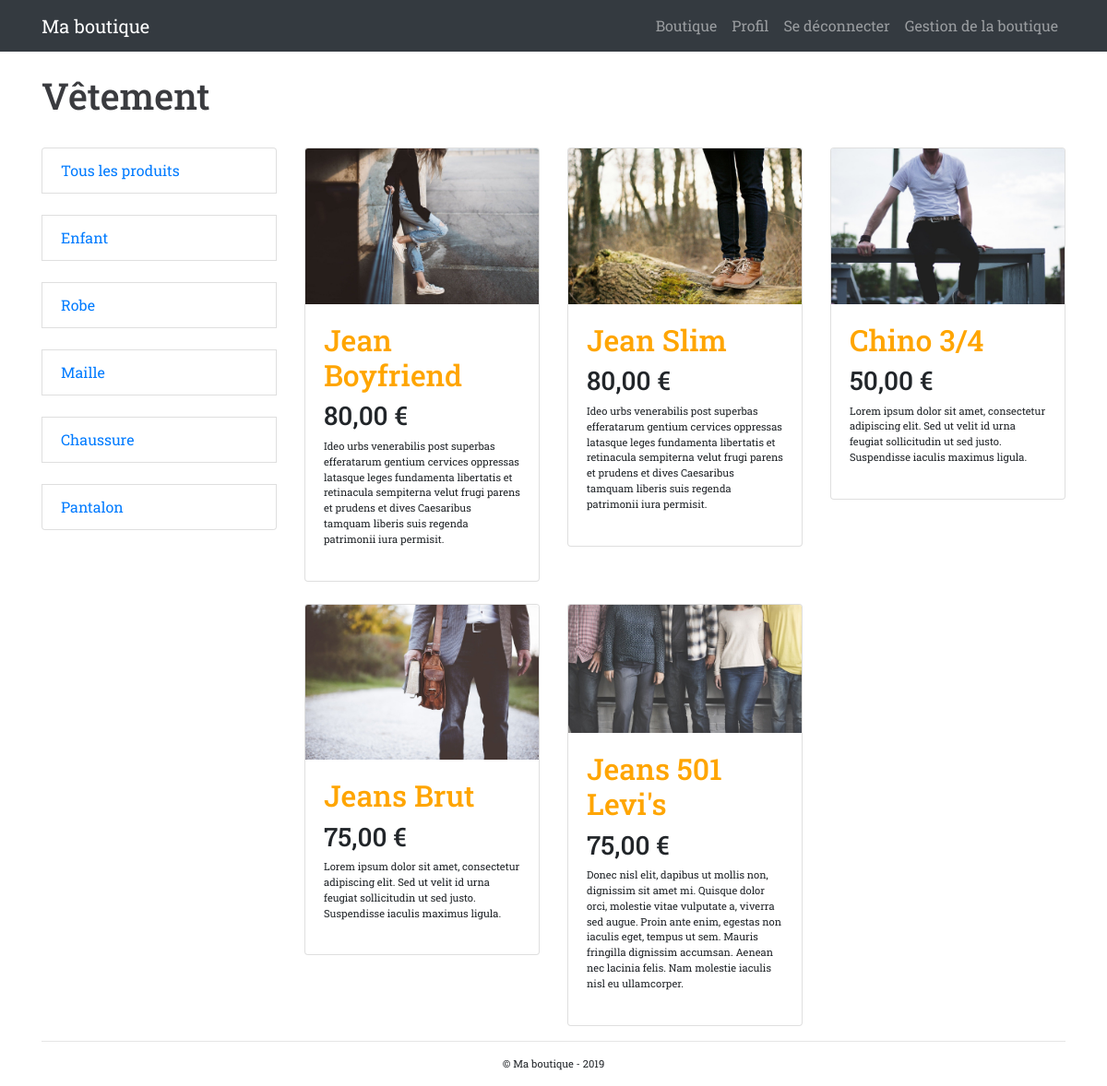
Screenshot of /?categorie=pantalon (signed in) with the database file from the repository.
### tables this page shows
CREATE TABLE `produit` (
  `id_produit` int(3) NOT NULL,
  `reference` varchar(20) NOT NULL,
  `categorie` varchar(20) NOT NULL,
  `titre` varchar(100) NOT NULL,
  `description` text NOT NULL,
  `couleur` varchar(20) NOT NULL,
  `taille` varchar(5) NOT NULL,
  `public` enum('m','f','mixte') NOT NULL,
  `photo` varchar(250) NOT NULL,
  `prix` int(3) NOT NULL,
  `stock` int(3) NOT NULL
);

### inc/functions.php (called while the page is built, shortened)
<?php
    function executeRequete($requete, $param = array()) {
        if(!empty($param)) {
            foreach ($param as $indice => $valeur) {
                $param[$indice] = htmlspecialchars($valeur);
            }
        }
        global $pdo;
        $resultat = $pdo->prepare($requete);
        $succes = $resultat->execute($param);
        if ($succes) {
            return $resultat;
        } else {
            return false;
        }
    }
?>

### inc/init.php (called while the page is built, shortened)
<?php
    $pdo = new PDO("mysql:host=localhost;dbname=boutique",
    "root",
    "root",
    array(
        PDO::ATTR_ERRMODE => PDO::ERRMODE_WARNING,
        PDO::MYSQL_ATTR_INIT_COMMAND => "SET NAMES utf8"
    ));
    $contenu_gauche = '';
    $contenu_droite = '';
    require_once 'functions.php';
    ?>

### index.php (the view)
<?php
require_once 'inc/init.php';
$resultat = executeRequete("SELECT DISTINCT categorie FROM produit");
$contenu_gauche .= '<div class="list-group mb-4">';
    $contenu_gauche .= '<a href="?categorie=all" class="list-group-item mt-4">Tous les produits</a>';
    while ($cat = $resultat->fetch(PDO::FETCH_ASSOC)) {
        $contenu_gauche .= '<a href="?categorie=' . $cat['categorie'] . '" class="list-group-item mt-4"> ' . ucfirst($cat['categorie']) . ' </a>';
    }
$contenu_gauche .= '</div>';
if (isset($_GET['categorie']) && $_GET['categorie'] != 'all') {
    $resultat = executeRequete("SELECT * FROM produit WHERE categorie = :categorie", array(':categorie' => $_GET['categorie']));
} else {
    $resultat = executeRequete("SELECT * FROM produit");
}
while ($produit = $resultat->fetch(PDO::FETCH_ASSOC)) {
    $contenu_droite .= '<div class="col-sm-4">';
         $contenu_droite .= '<div class="card mt-4">';
             $contenu_droite .= '<a href="fiche_produit.php?id_produit='. $produit['id_produit'] .'">
                                     <img src=" ' . $produit['photo'] . ' " alt=" ' . $produit['titre'] . ' " class="card-img-top"></a>';
             $contenu_droite .= '<div class="card-body">';
             $contenu_droite .= '<h2>' . $produit['titre'] . '</h2>';
             $contenu_droite .= '<h3>' . number_format($produit['prix'], 2, ',', '') . ' €</h3>';
             $contenu_droite .= '<p>' . $produit['description'] . '</p>';
             $contenu_droite .= '</div>';
         $contenu_droite .= '</div>';
    $contenu_droite .= '</div>';
 }
require_once 'inc/header.php';
?>
<h1 class="mt-4">Vêtement</h1>
<div class="row">
    <div class="col-md-3"><?php echo $contenu_gauche;  ?></div>
    <div class="col-md-9"><div class="row"><?php echo $contenu_droite;  ?></div></div>
</div>
<?php require_once 'inc/footer.php';?>

### inc/header.php (style rules this page uses)
body { font-family: 'Roboto Slab', serif; }
h1 { color: #3A3B3F; }
h2 { color: orange; }
::placeholder { text-align: center; }
p { font-size : 0.7rem; }

### rows the page displays
produit: photo (picture), titre "Jean Boyfriend", prix "80,00", description "Ideo urbs venerabilis post superbas efferatarum gentium cervices oppressas latasque leges fundamenta libertatis et retinacula sempiterna velut frugi parens et prudens et dives Caesaribus tamquam liberis suis regenda patrimonii iura permisit."
produit: photo (picture), titre "Jean Slim", prix "80,00", description "Ideo urbs venerabilis post superbas efferatarum gentium cervices oppressas latasque leges fundamenta libertatis et retinacula sempiterna velut frugi parens et prudens et dives Caesaribus tamquam liberis suis regenda patrimonii iura permisit."
produit: photo (picture), titre "Chino 3/4", prix "50,00", description "Lorem ipsum dolor sit amet, consectetur adipiscing elit. Sed ut velit id urna feugiat sollicitudin ut sed justo. Suspendisse iaculis maximus ligula."
produit: photo (picture), titre "Jeans Brut", prix "75,00", description "Lorem ipsum dolor sit amet, consectetur adipiscing elit. Sed ut velit id urna feugiat sollicitudin ut sed justo. Suspendisse iaculis maximus ligula."
produit: photo (picture), titre "Jeans 501 Levi's", prix "75,00", description "Donec nisl elit, dapibus ut mollis non, dignissim sit amet mi. Quisque dolor orci, molestie vitae vulputate a, viverra sed augue. Proin ante enim, egestas non iaculis eget, tempus ut sem. Mauris fringilla dignissim accumsan. Aenean nec lacinia felis. Nam molestie iaculis nisl eu ullamcorper."

### other values shown
$cat['categorie'] "Enfant"
$cat['categorie'] "Robe"
$cat['categorie'] "Maille"
$cat['categorie'] "Chaussure"
$cat['categorie'] "Pantalon"
